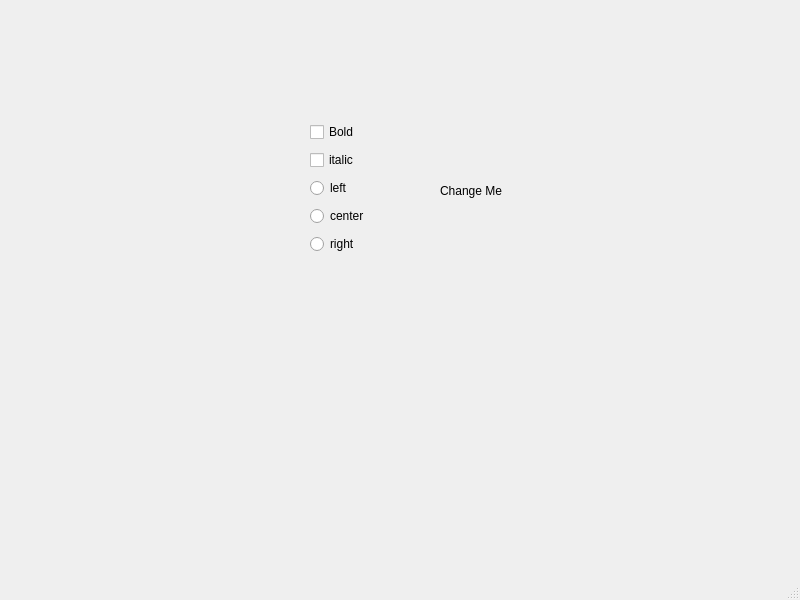
<?xml version="1.0" encoding="UTF-8"?>
<ui version="4.0">
 <class>MainWindow</class>
 <widget class="QMainWindow" name="MainWindow">
  <property name="geometry">
   <rect>
    <x>0</x>
    <y>0</y>
    <width>800</width>
    <height>600</height>
   </rect>
  </property>
  <property name="windowTitle">
   <string>MainWindow</string>
  </property>
  <widget class="QWidget" name="centralwidget">
   <widget class="QLabel" name="label">
    <property name="geometry">
     <rect>
      <x>440</x>
      <y>180</y>
      <width>81</width>
      <height>21</height>
     </rect>
    </property>
    <property name="text">
     <string>Change Me</string>
    </property>
   </widget>
   <widget class="QWidget" name="">
    <property name="geometry">
     <rect>
      <x>310</x>
      <y>120</y>
      <width>121</width>
      <height>141</height>
     </rect>
    </property>
    <layout class="QVBoxLayout" name="verticalLayout">
     <item>
      <widget class="QCheckBox" name="checkBox_bold">
       <property name="text">
        <string>Bold</string>
       </property>
      </widget>
     </item>
     <item>
      <widget class="QCheckBox" name="checkBox_italic">
       <property name="text">
        <string>italic</string>
       </property>
      </widget>
     </item>
     <item>
      <widget class="QRadioButton" name="radioButton_left">
       <property name="text">
        <string>left</string>
       </property>
      </widget>
     </item>
     <item>
      <widget class="QRadioButton" name="radioButton_center">
       <property name="text">
        <string>center</string>
       </property>
      </widget>
     </item>
     <item>
      <widget class="QRadioButton" name="radioButton_right">
       <property name="text">
        <string>right</string>
       </property>
      </widget>
     </item>
    </layout>
   </widget>
  </widget>
  <widget class="QMenuBar" name="menubar">
   <property name="geometry">
    <rect>
     <x>0</x>
     <y>0</y>
     <width>800</width>
     <height>26</height>
    </rect>
   </property>
  </widget>
  <widget class="QStatusBar" name="statusbar"/>
 </widget>
 <resources/>
 <connections/>
</ui>
